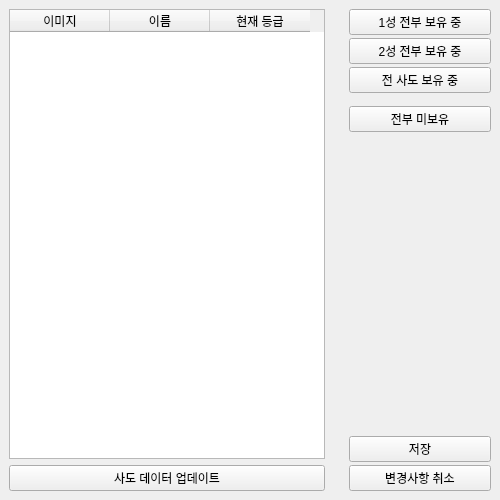
<?xml version="1.0" encoding="UTF-8"?>
<ui version="4.0">
 <class>hero_window</class>
 <widget class="QWidget" name="hero_window">
  <property name="geometry">
   <rect>
    <x>0</x>
    <y>0</y>
    <width>500</width>
    <height>500</height>
   </rect>
  </property>
  <property name="windowTitle">
   <string>Form</string>
  </property>
  <layout class="QHBoxLayout" name="horizontalLayout">
   <property name="spacing">
    <number>6</number>
   </property>
   <property name="leftMargin">
    <number>0</number>
   </property>
   <property name="topMargin">
    <number>0</number>
   </property>
   <property name="rightMargin">
    <number>0</number>
   </property>
   <property name="bottomMargin">
    <number>0</number>
   </property>
   <item>
    <widget class="QWidget" name="hero_table_container" native="true">
     <property name="minimumSize">
      <size>
       <width>300</width>
       <height>0</height>
      </size>
     </property>
     <layout class="QGridLayout" name="gridLayout">
      <item row="0" column="0">
       <layout class="QVBoxLayout" name="verticalLayout_2">
        <item>
         <widget class="QTableWidget" name="hero_table">
          <property name="sizePolicy">
           <sizepolicy hsizetype="Preferred" vsizetype="Expanding">
            <horstretch>0</horstretch>
            <verstretch>0</verstretch>
           </sizepolicy>
          </property>
          <property name="verticalScrollBarPolicy">
           <enum>Qt::ScrollBarAsNeeded</enum>
          </property>
          <property name="horizontalScrollBarPolicy">
           <enum>Qt::ScrollBarAlwaysOff</enum>
          </property>
          <property name="sizeAdjustPolicy">
           <enum>QAbstractScrollArea::AdjustToContents</enum>
          </property>
          <property name="selectionMode">
           <enum>QAbstractItemView::NoSelection</enum>
          </property>
          <attribute name="verticalHeaderDefaultSectionSize">
           <number>100</number>
          </attribute>
          <column>
           <property name="text">
            <string>이미지</string>
           </property>
          </column>
          <column>
           <property name="text">
            <string>이름</string>
           </property>
          </column>
          <column>
           <property name="text">
            <string>현재 등급</string>
           </property>
          </column>
         </widget>
        </item>
        <item>
         <widget class="QPushButton" name="update_btn">
          <property name="text">
           <string>사도 데이터 업데이트</string>
          </property>
         </widget>
        </item>
       </layout>
      </item>
     </layout>
    </widget>
   </item>
   <item>
    <widget class="QWidget" name="button_area" native="true">
     <property name="sizePolicy">
      <sizepolicy hsizetype="Expanding" vsizetype="Preferred">
       <horstretch>0</horstretch>
       <verstretch>0</verstretch>
      </sizepolicy>
     </property>
     <layout class="QVBoxLayout" name="verticalLayout_4">
      <item>
       <layout class="QVBoxLayout" name="verticalLayout">
        <property name="spacing">
         <number>3</number>
        </property>
        <property name="sizeConstraint">
         <enum>QLayout::SetFixedSize</enum>
        </property>
        <item>
         <widget class="QPushButton" name="star_1_btn">
          <property name="text">
           <string>1성 전부 보유 중</string>
          </property>
         </widget>
        </item>
        <item>
         <widget class="QPushButton" name="star_2_btn">
          <property name="text">
           <string>2성 전부 보유 중</string>
          </property>
         </widget>
        </item>
        <item>
         <widget class="QPushButton" name="all_check_btn">
          <property name="text">
           <string>전 사도 보유 중</string>
          </property>
         </widget>
        </item>
        <item>
         <spacer name="verticalSpacer_2">
          <property name="orientation">
           <enum>Qt::Vertical</enum>
          </property>
          <property name="sizeType">
           <enum>QSizePolicy::Fixed</enum>
          </property>
          <property name="sizeHint" stdset="0">
           <size>
            <width>20</width>
            <height>10</height>
           </size>
          </property>
         </spacer>
        </item>
        <item>
         <widget class="QPushButton" name="all_uncheck_btn">
          <property name="text">
           <string>전부 미보유</string>
          </property>
         </widget>
        </item>
       </layout>
      </item>
      <item>
       <spacer name="verticalSpacer">
        <property name="orientation">
         <enum>Qt::Vertical</enum>
        </property>
        <property name="sizeHint" stdset="0">
         <size>
          <width>20</width>
          <height>339</height>
         </size>
        </property>
       </spacer>
      </item>
      <item>
       <layout class="QVBoxLayout" name="verticalLayout_3">
        <property name="spacing">
         <number>3</number>
        </property>
        <item>
         <widget class="QPushButton" name="save_btn">
          <property name="text">
           <string>저장</string>
          </property>
         </widget>
        </item>
        <item>
         <widget class="QPushButton" name="undo_btn">
          <property name="text">
           <string>변경사항 취소</string>
          </property>
         </widget>
        </item>
       </layout>
      </item>
     </layout>
    </widget>
   </item>
  </layout>
 </widget>
 <resources/>
 <connections/>
</ui>
